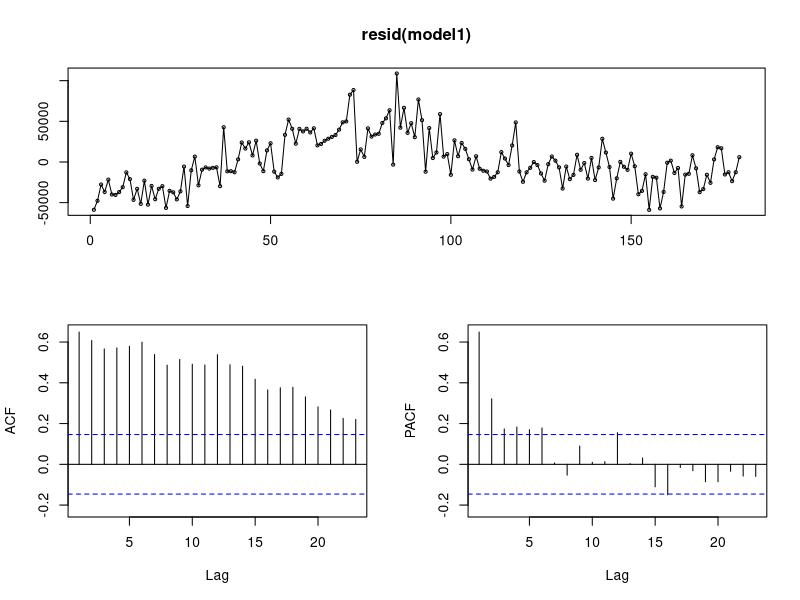
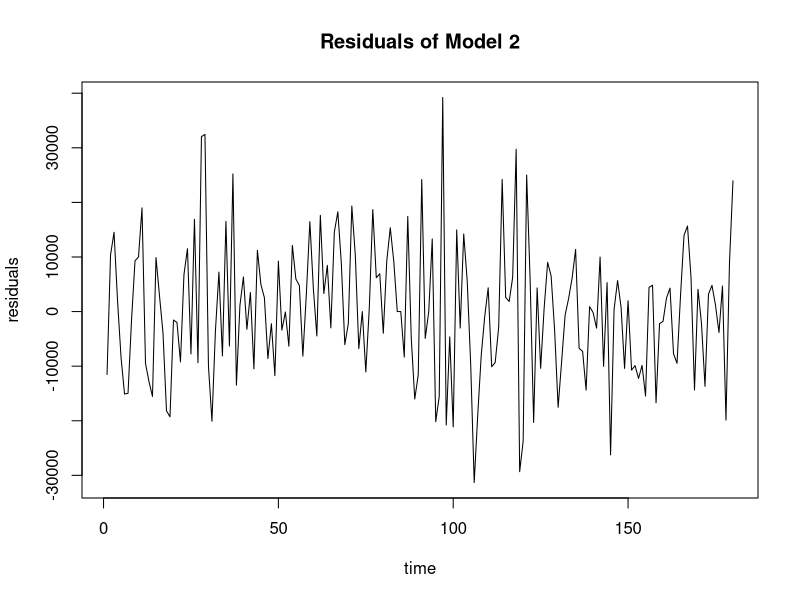
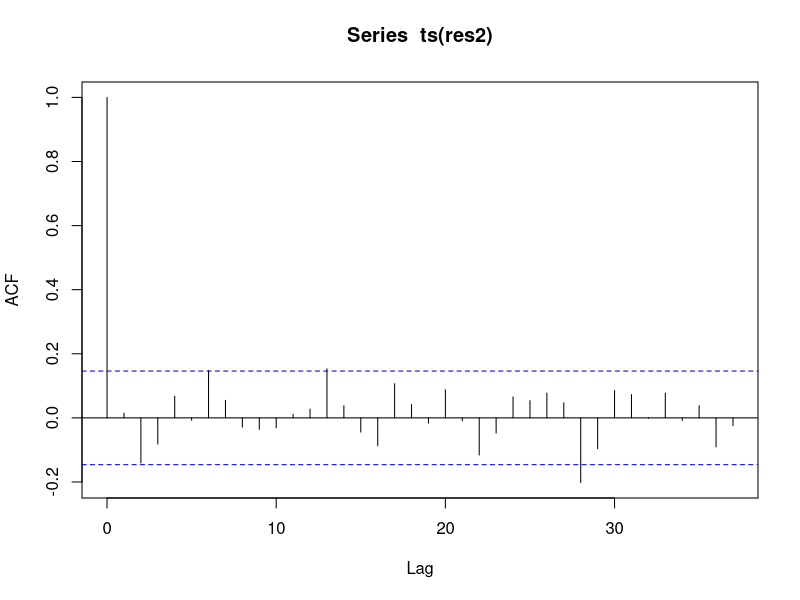
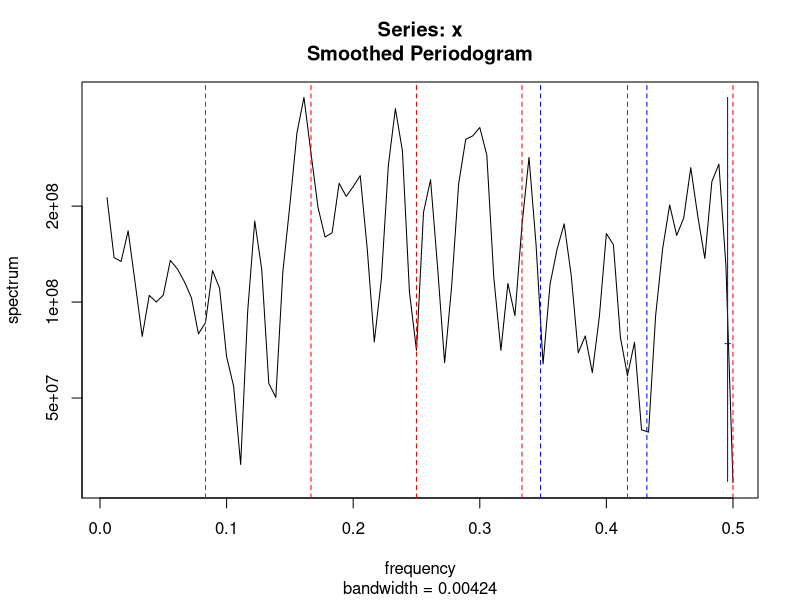
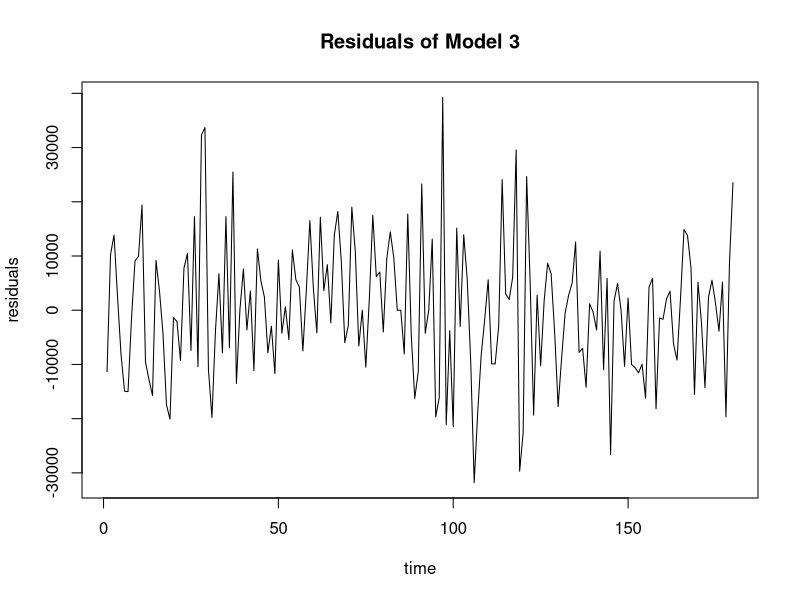
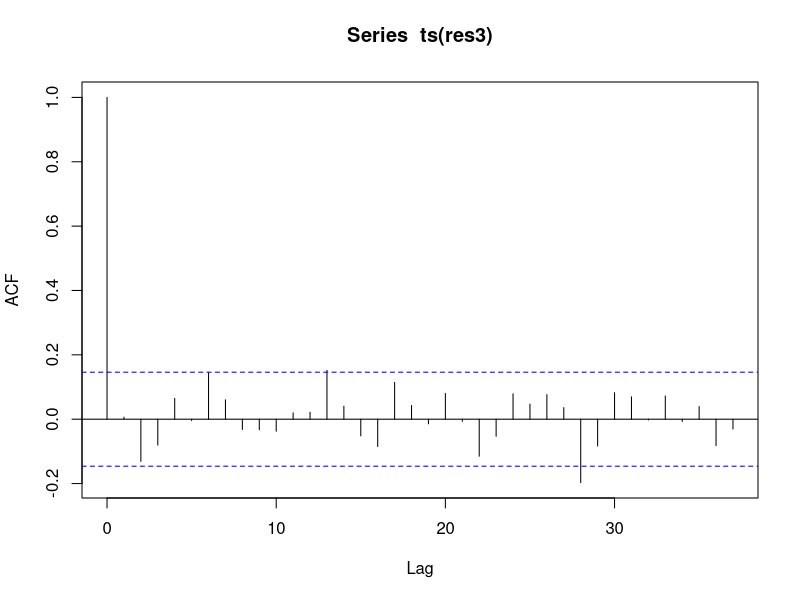
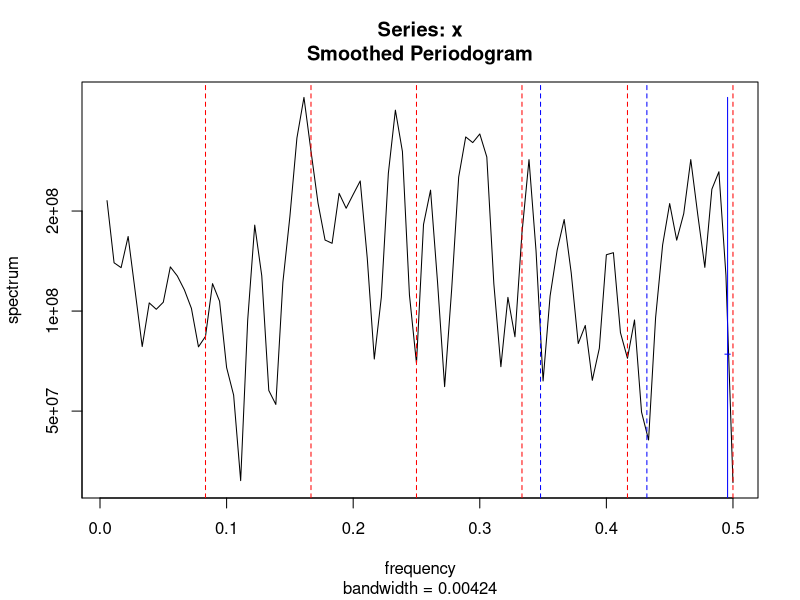
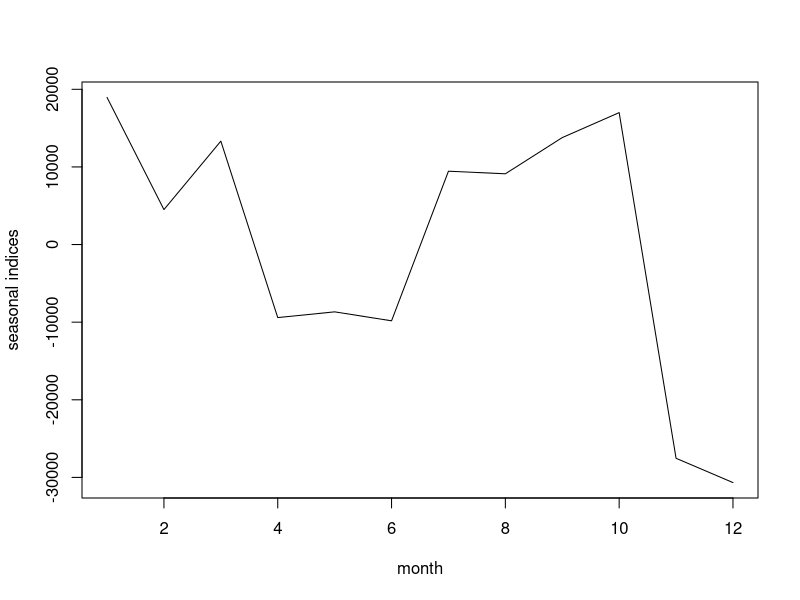

Write R code to recreate these figures, in order.
## ---- chunk 1

# Package setup
#if(!require("pacman")) install.packages("pacman")
#
#pacman::p_load(car, here, tidyverse, dplyr, ggplot2, data.table, lubridate, glmnet, kableExtra, stargazer, forecast, lmtest, hwwntest)
## ---- chunk 2
m.sales <- read.csv("Lydiamonthly.txt")

Time <- seq(1, nrow(m.sales))
fMonth<-as.factor(m.sales$month)
logmsales <- log(m.sales$msales)

m.sales<-data.frame(m.sales, Time, fMonth, logmsales)

attach(m.sales)
## ---- chunk 3
model1<-lm(msales~madv)
summary(model1)
## ---- chunk 4
forecast::tsdisplay(resid(model1))
## ---- chunk 5
model2 <- lm(msales~madv+madvl1+madvl2+madvl3+madvl4+msalesl1+msalesl2+msalesl3+fMonth+feb44+dec44+jan45+sep45+c220+s220+c348+s348+c432+s432)

summary(model2)
## ---- chunk 6
res2 <- resid(model2)
resid2 <- ts(res2) #,start=c(1992,1),freq=12)
plot(resid2, xlab="time",ylab="residuals",main="Residuals of Model 2")
## ---- chunk 7
acf(ts(res2), 37)
## ---- chunk 8
spectrum(res2, span=3)
abline(v=c(1/12,2/12,3/12,4/12,5/12,6/12),col="red",lty=2)
abline(v=c(0.348,0.432),col="blue",lty=2)
## ---- chunk 9
AIC(model2)

## ---- chunk 10
model3 <- lm(msales~madv+madvl1+madvl2+msalesl1+msalesl2+msalesl3+fMonth+feb44+dec44+jan45+sep45+c220+s220+c348+s348+c432+s432)

summary(model3)
## ---- chunk 11
res3 <- resid(model3)
resid3 <- ts(res3) #,start=c(1992,1),freq=12)
plot(resid3, xlab="time",ylab="residuals",main="Residuals of Model 3")
## ---- chunk 12
acf(ts(res3), 37)
## ---- chunk 13
spectrum(res3, span=3)
abline(v=c(1/12,2/12,3/12,4/12,5/12,6/12),col="red",lty=2)
abline(v=c(0.348,0.432),col="blue",lty=2)
## ---- chunk 14
AIC(model3)
## ---- chunk 15
model3.1 <- lm(msales~madv+msalesl1+msalesl2+msalesl3+fMonth+feb44+dec44+jan45+sep45+c220+s220+c348+s348+c432+s432)

anova(model3.1, model3)
## ---- chunk 16
model4 <- lm(msales~madv+madvl1+msalesl1+msalesl2+msalesl3+fMonth+feb44+dec44+jan45+sep45+c220+s220+c348+s348+c432+s432)

summary(model4)
## ---- chunk 17
AIC(model4)
## ---- chunk 18
model5.1 <- lm(msales~madv+madvl1+msalesl1+msalesl2+msalesl3+fMonth+feb44+dec44+jan45+sep45+c220+s220+c348+s348+c432+s432)

model5.2 <- lm(msales~madv+madvl1+msalesl1+msalesl2+msalesl3+feb44+dec44+jan45+sep45+c348+c220+s220+s348+c432+s432)

anova(model5.2, model5.1)
## ---- chunk 19
model5.3 <- lm(msales~madv+madvl1+msalesl1+msalesl2+msalesl3+fMonth+feb44+dec44+jan45+sep45+c348+s348+c432+s432)

anova(model5.3, model5.1)
## ---- chunk 20
model5.4 <- lm(msales~madv+madvl1+msalesl1+msalesl2+msalesl3+fMonth+feb44+dec44+jan45+sep45+c220+s220+c432+s432)

anova(model5.4, model5.1)
## ---- chunk 21
model5.5 <- lm(msales~madv+madvl1+msalesl1+msalesl2+msalesl3+fMonth+feb44+dec44+jan45+sep45+c220+s220+c348+s348)

anova(model5.5, model5.1)
## ---- chunk 22
model6<- lm(msales~madv+madvl1+msalesl1+msalesl2+msalesl3+fMonth+feb44+dec44+jan45+sep45+c220+s220+c348+s348)

AIC(model6)
## ---- chunk 23
model6<- lm(msales~madv+madvl1+msalesl1+msalesl2+msalesl3+fMonth+feb44+dec44+jan45+sep45+c220+s220+c348+s348)

model6.1<- lm(msales~madv+madvl1+madvl2+madvl3+madvl4+msalesl1+msalesl2+msalesl3+fMonth+feb44+dec44+jan45+sep45+c220+s220+c348+s348)

anova(model6.1, model6)
## ---- chunk 24
b1<-coef(model6)[1]
b2<-coef(model6)[7:17]+b1
b3<-c(b1,b2)
seas<-b3-mean(b3)

seas.ts<-ts(seas)
seas
seas.ts
plot(seas.ts,ylab="seasonal indices",xlab="month")
## ---- chunk 25
res6 <- resid(model6)
## ---- chunk 26
qqnorm(res6)
qqline(res6)
## ---- chunk 27
plot(ts(res6), xlab="time",ylab="residuals",main="Residuals of Model 6")
## ---- chunk 28
acf(ts(res6), 37)
## ---- chunk 29
pacf(ts(res6))
## ---- chunk 30
spectrum(res6, span=3)
abline(v=c(1/12,2/12,3/12,4/12,5/12,6/12),col="red",lty=2)
abline(v=c(0.348,0.432),col="blue",lty=2)
## ---- chunk 31
summary(model6)
## ---- chunk 32
summary(model6)
## ---- chunk 33
deltapartial<-delta<-c(rep(0,times=500))
#deltapartial is the partial sum of the deltas
delta[1]<-0.2296
delta[2]<-0.1913

deltapartial[1]<-delta[1]
deltapartial[2]<-deltapartial[1]+delta[2]
for(j in 3:500){
j1<-j-1;j2<-j-2
delta[j]<-0.4458*delta[j1]+0.2766*delta[j2]
deltapartial[j]<-deltapartial[j1]+delta[j]
}

deltapartial[500]*0.9
## ---- chunk 34
deltapartial[1:20]
